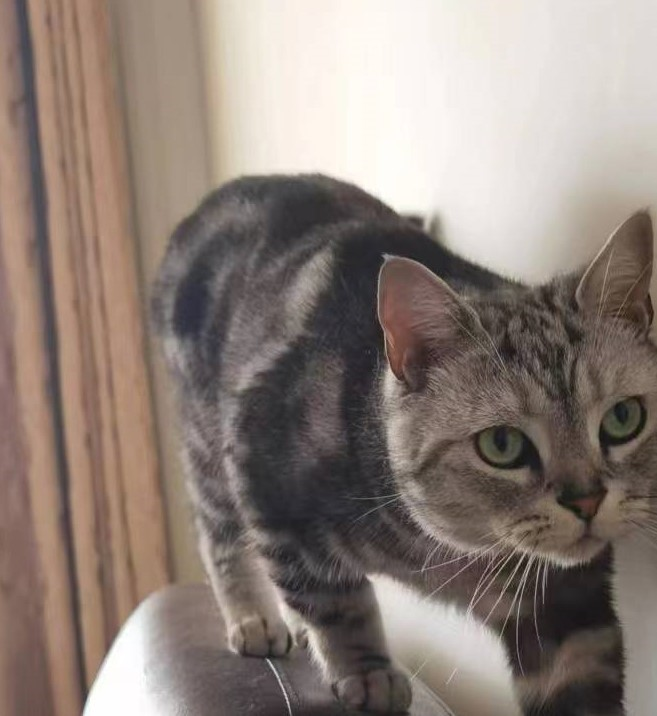
#> input picture images/1.jpg, 657 x 716 px
$ python image_stitch.py images/1.jpg images/2.jpg images/2.jpg
#> lines starting #> are read from the running program, lines starting #| are printed output that depends on the picture
#!/usr/bin/env python3
import cv2
import numpy as np
import argparse

def stitch(file1, file2, file_stitched, gray_scale = False):
#> called with file1 = 'images/1.jpg', file2 = 'images/2.jpg', file_stitched = 'images/2.jpg', gray_scale = False
    if gray_scale:
        img1 = cv2.imread(file1, cv2.IMREAD_GRAYSCALE)
        img2 = cv2.imread(file2, cv2.IMREAD_GRAYSCALE)
    else:
        img1 = cv2.imread(file1)
#> img1 is the input picture: shape (716, 657, 3); mean B, G, R 120.7, 128.3, 141.3
        img2 = cv2.imread(file2)
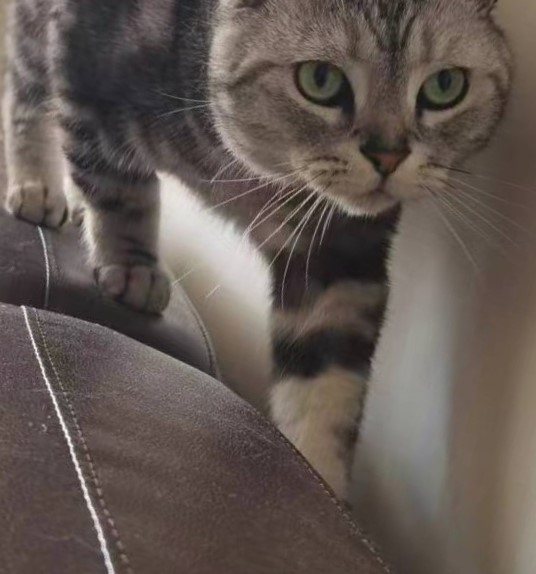
#> input picture images/2.jpg, 536 x 574 px
#> img2 is the input picture: shape (574, 536, 3); mean B, G, R 82.3, 88, 98.7

    # Initiate SIFT detector
    sift = cv2.SIFT_create()

    # find the keypoints and descriptors
    kp1, descriptor1 = sift.detectAndCompute(img1, None)
#> kp1 = 704 keypoints; strongest (x, y, size): (401, 609, 40.6), (288, 702, 1.9), (286, 698, 1.8), (389, 383, 13.7)
    kp2, descriptor2 = sift.detectAndCompute(img2, None)
#> kp2 = 706 keypoints; strongest (x, y, size): (87, 497, 3.7), (180, 211, 38.4), (181, 213, 40.7), (78, 470, 3.5)
    kps1 = np.asarray([kp.pt for kp in kp1])
#> kps1 = 704 pairs, first value 27.4 to 651.5, second value 20.01 to 709.4
    kps2 = np.asarray([kp.pt for kp in kp2])
#> kps2 = 706 pairs, first value 3.44 to 502.7, second value 4.5 to 570.5

    # match
    bf = cv2.BFMatcher()
    matches = bf.knnMatch(descriptor1,descriptor2, k=2)
#> matches = 704 matches

    # store all the good matches
    good = []
    for m,n in matches:
        if m.distance < 0.7 * n.distance:
            good.append(m)
#> after the loop, good = 287 matches

    if gray_scale:
        offset_y, offset_x= img1.shape
    else:
        offset_y, offset_x, _= img1.shape
#> offset_y = 716; offset_x = 657
    kps1_good = np.float32([kps1[m.queryIdx] + [offset_x, offset_y] for m in good])
#> kps1_good = 287 pairs, first value 855.7 to 1307.4, second value 991.2 to 1425.4
    kps2_good = np.float32([kps2[m.trainIdx] for m in good])
#> kps2_good = 287 pairs, first value 4.17 to 492.6, second value 4.67 to 359.3

    M, _ = cv2.findHomography(kps2_good, kps1_good, cv2.RANSAC, 5.0)
#> M = [[0.967, 0.255, 828.2], [-0.256, 0.964, 1165.6], [4.3e-07, -1.47e-06, 1]]

    dst_size = (int(img1.shape[1] * 4), int(img1.shape[0] * 4))
#> dst_size = (2628, 2864)
    # Perspective Transformation
    dst = cv2.warpPerspective(img2, M, dst_size)
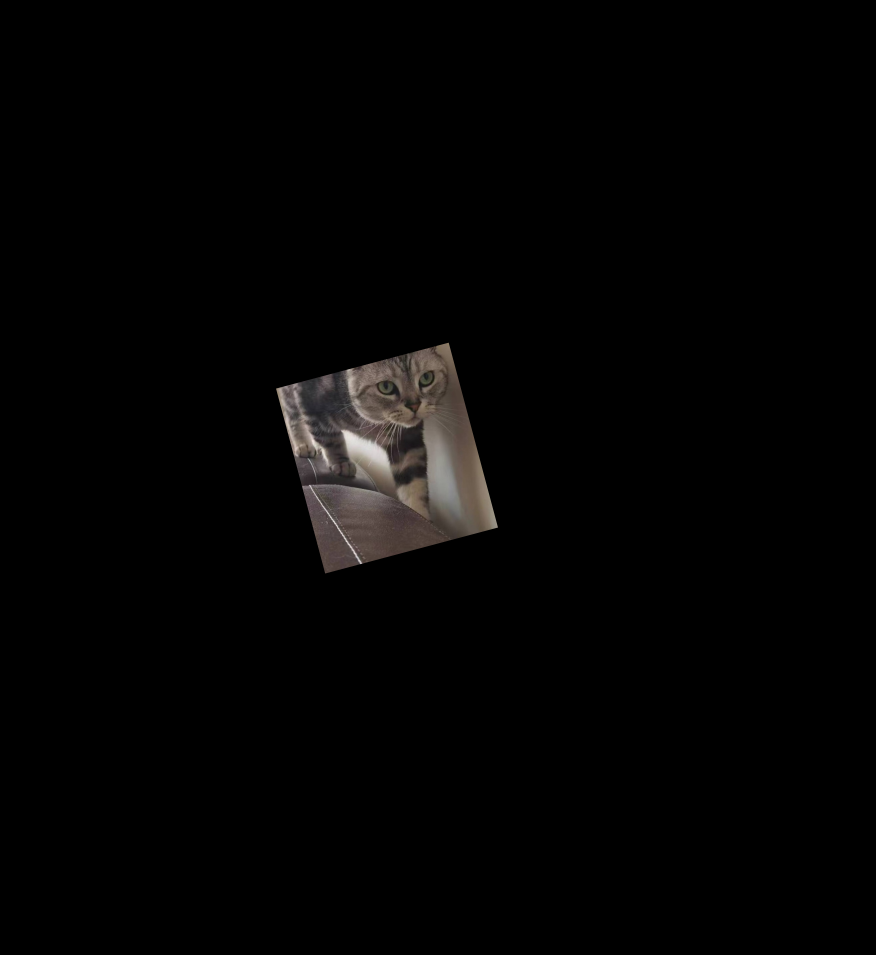
#> dst: shape (2864, 2628, 3) (shown at 1/3 size); mean B, G, R 3.4, 3.6, 4

    src = np.zeros_like(dst)
    src[offset_y:offset_y + img1.shape[0], offset_x:offset_x + img1.shape[1]] = img1
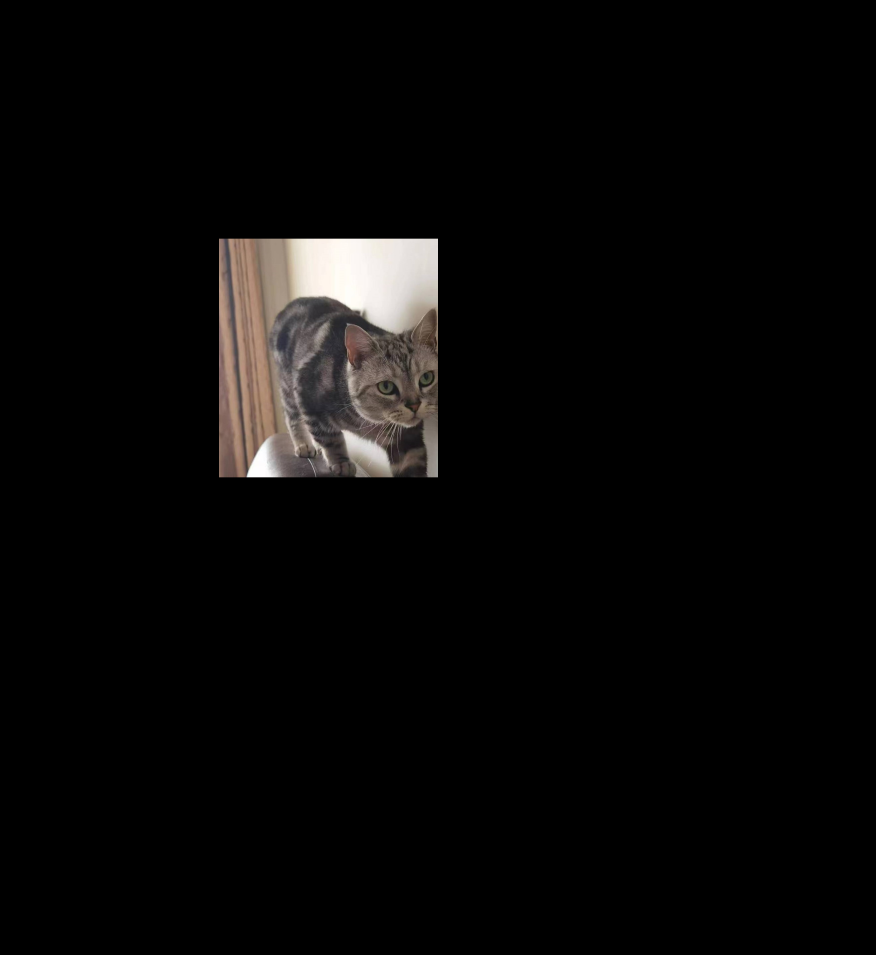
#> src: shape (2864, 2628, 3) (shown at 1/3 size); mean B, G, R 7.5, 8, 8.8


    np.putmask(dst, src, src)

    if gray_scale:
        y,x= dst.nonzero()
    else:
        y,x, _= dst.nonzero()
    minx = np.min(x)
#> minx = 657
    miny = np.min(y)
#> miny = 716
    maxx = np.max(x)
#> maxx = 1493
    maxy = np.max(y)
#> maxy = 1720
    dst = dst[miny:maxy, minx:maxx]
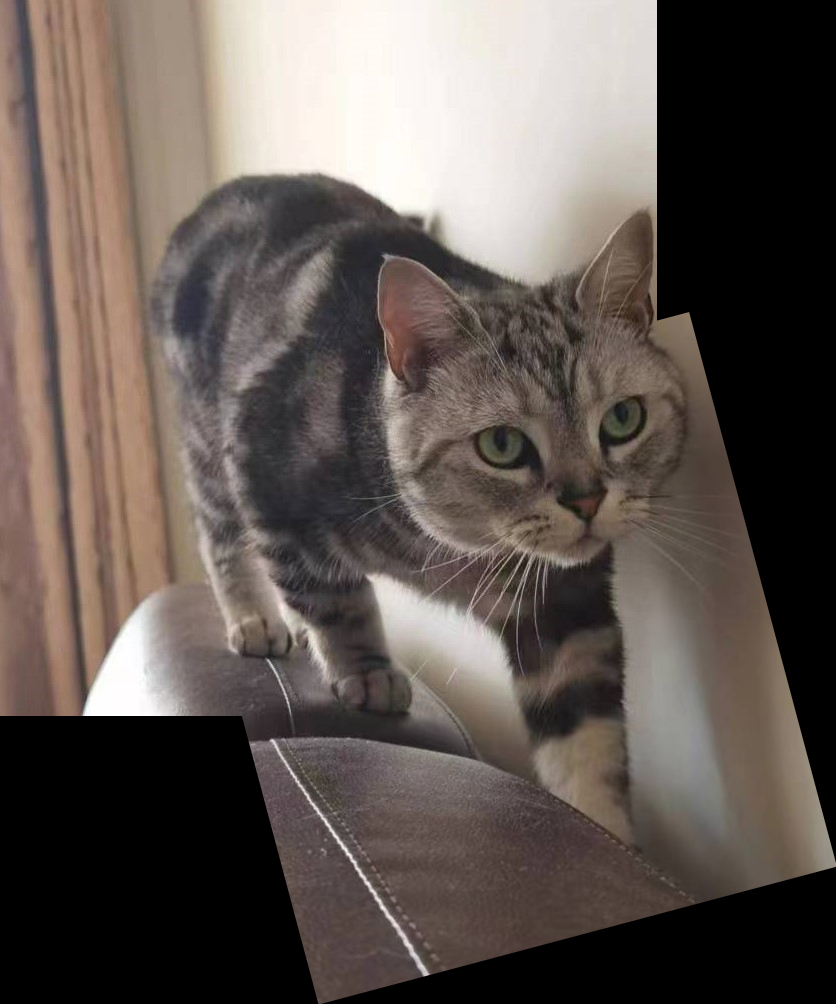
#> dst: shape (1004, 836, 3); mean B, G, R 82.5, 87.9, 97.5

    cv2.imwrite(file_stitched, dst)


if '__main__' == __name__:
    # 解析命令
    parser = argparse.ArgumentParser(description='image stitching based on feature matching')
    parser.add_argument("file1", help = "first image")
    parser.add_argument("file2", help = "second image")
    parser.add_argument("file_merged",help = "output")
    parser.add_argument("-g","--gray_scale", action = "store_true", help = "if given, the output will be grayscale image")
    args = parser.parse_args()
    stitch(args.file1, args.file2,args.file_merged, args.gray_scale)
